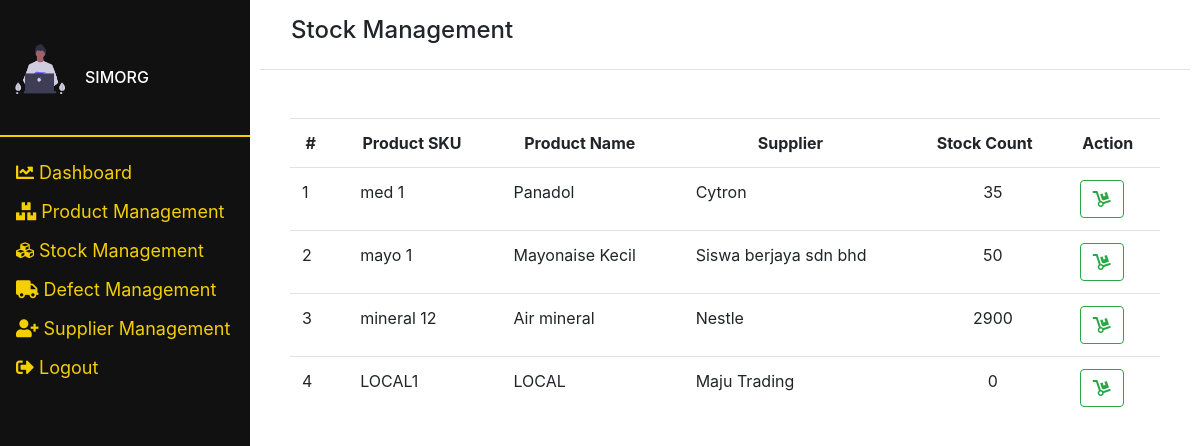
The page /index.php/admin/stockmanagement on the database its author committed.
### tables this page shows
CREATE TABLE `product` (
  `prd_sku` varchar(250) NOT NULL,
  `prd_name` varchar(250) NOT NULL,
  `prd_desc` varchar(250) NOT NULL,
  `prd_img` blob NOT NULL,
  `prd_price` float NOT NULL,
  `prd_cost` float NOT NULL,
  `prd_taxes` float NOT NULL,
  `category_id` int(11) NOT NULL,
  `supplier_id` int(11) NOT NULL
);

CREATE TABLE `inventory` (
  `inv_id` int(11) NOT NULL,
  `inv_qty` int(11) NOT NULL,
  `inv_ideal_qty` int(11) NOT NULL,
  `inv_warning_qty` int(11) NOT NULL,
  `prd_sku` varchar(250) NOT NULL
);

CREATE TABLE `supplier` (
  `supplier_id` int(11) NOT NULL,
  `supplier_name` varchar(250) NOT NULL,
  `supplier_address` varchar(250) NOT NULL,
  `supplier_phonenum` varchar(250) NOT NULL,
  `supplier_email` varchar(250) NOT NULL
);

### application/controllers/Admin.php (called while the page is built, shortened)
<?php
class Admin extends CI_Controller
{
    public function __construct()
    {
        $this->load->library('form_validation');
        $this->load->model('Product_model');
        $this->load->model('Supplier_model');
        $this->load->model('Store_model');
        $this->load->model('Staff_model');
        $config['upload_path'] = '../assets/img/product';
        $config['allowed_type'] = 'jpg | png ';
        $config['max_width'] = '1028';
        $config['max_height'] = '786';
        $this->load->library('upload', $config);
    }
    public function stockmanagement()
    {
        $data['systemname'] = 'SIMORG';
        $data['products'] =  $this->Product_model->getAllProduct();
        $this->load->view('templates/header', $data);
        $this->load->view('templates/sideadmin', $data);
        $this->load->view('admin/stockmanagement/index', $data);
        $this->load->view('templates/footer');
    }
}

### index.php (called while the page is built, shortened)
<?php
require_once BASEPATH.'core/CodeIgniter.php';

### application/models/Product_model.php (called while the page is built, shortened)
<?php
class Product_model extends CI_Model
{
    public function getAllProduct()
    {
        return  $this->db->query('SELECT * FROM product JOIN inventory ON product.prd_sku=inventory.prd_sku  JOIN supplier ON product.supplier_id=supplier.supplier_id ');
    }
}

### application/views/admin/stockmanagement/index.php (the view, shortened to what this page needs)
<div class="container-fluid border-bottom">
    <div class="p-3">
        <h4>Stock Management</h4>
    </div>
</div>
<div class="container-fluid pt-5">
    <div class="container-fluid">
        <table class="table">
            <tr class="text-center">
                <th>#&nbsp;&nbsp;</th>
                <th>Product SKU&nbsp;&nbsp;</th>
                <th>Product Name&nbsp;&nbsp;</th>
                <th>Supplier&nbsp;&nbsp;</th>
                <th>Stock Count&nbsp;&nbsp;</th>
                <th>Action&nbsp;&nbsp;</th>
            </tr>
            <?php
            $counter = 1;
            foreach ($products->result_array() as $list) : ?>
                <tr>
                    <td><?= $counter; ?></td>
                    <td>&nbsp;&nbsp;<?= $list['prd_sku']; ?></td>
                    <td>&nbsp;&nbsp;<?= $list['prd_name']; ?></td>
                    <td>&nbsp;&nbsp;<?= $list['supplier_name']; ?></td>
                    <td class="text-center">&nbsp;&nbsp;<?= $list['inv_qty']; ?></td>
                    <td>
                        &nbsp;<a class="btn btn-outline-success" href="<?= base_url(); ?>admin/stocktransfer?prdsku=<?= $list['prd_sku']; ?>"><i class="fas fa-dolly"></i></a> </td>
                </tr>
            <?php
                $counter++;
            endforeach;
            ?>
        </table>
    </div>
</div>

### assets/custom.css (style rules this page uses)
body, html { height: 100%; }

### rows shown on the page
product: inventory.prd_sku "med 1", prd_name "Panadol", supplier.supplier_name "Cytron", inventory.inv_qty "35"
product: inventory.prd_sku "mayo 1", prd_name "Mayonaise Kecil", supplier.supplier_name "Siswa berjaya sdn bhd", inventory.inv_qty "50"
product: inventory.prd_sku "mineral 12", prd_name "Air mineral", supplier.supplier_name "Nestle", inventory.inv_qty "2900"
product: inventory.prd_sku "LOCAL1", prd_name "LOCAL", supplier.supplier_name "Maju Trading", inventory.inv_qty "0"

### other values the page prints
$systemname "SIMORG"
